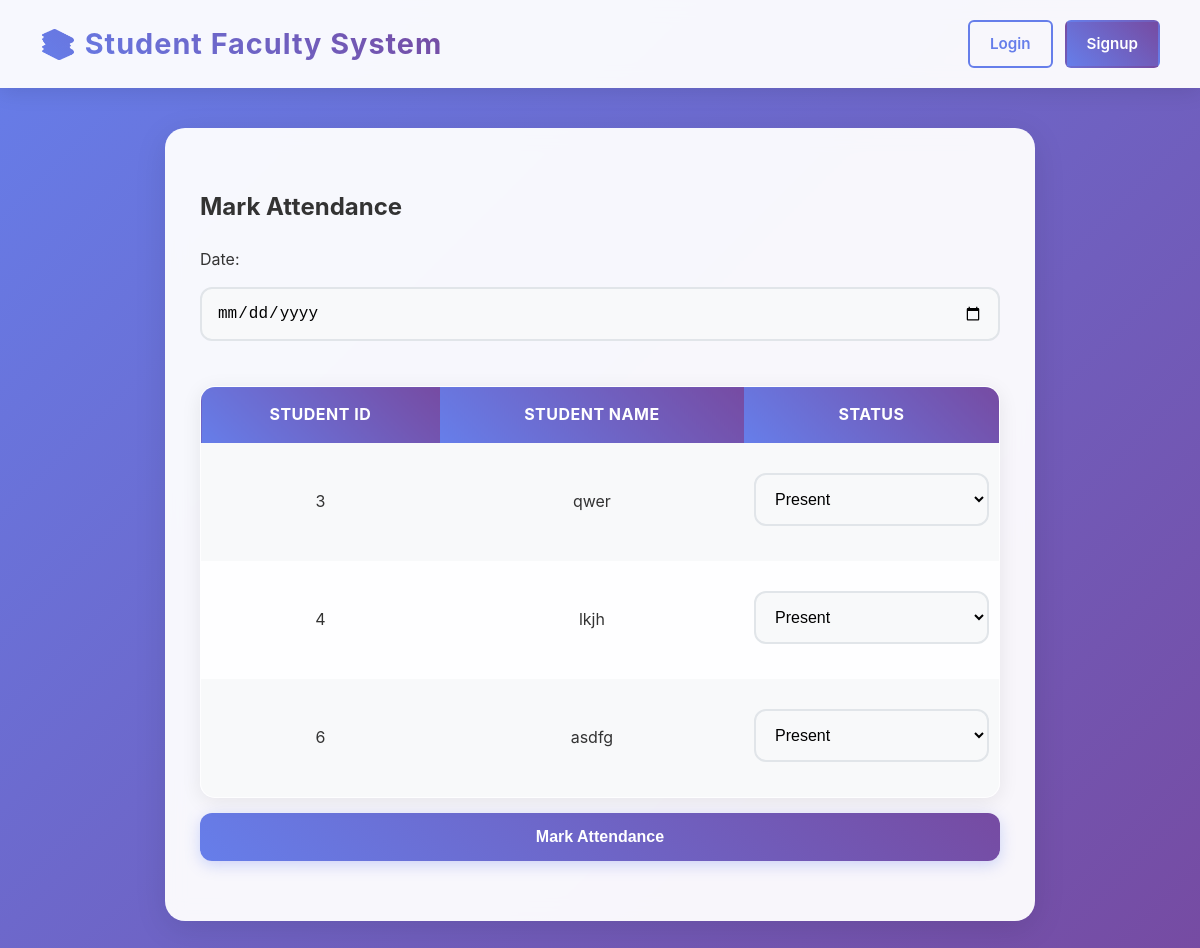
The page /faculty/mark-attendance (signed in) on the database as committed earlier.
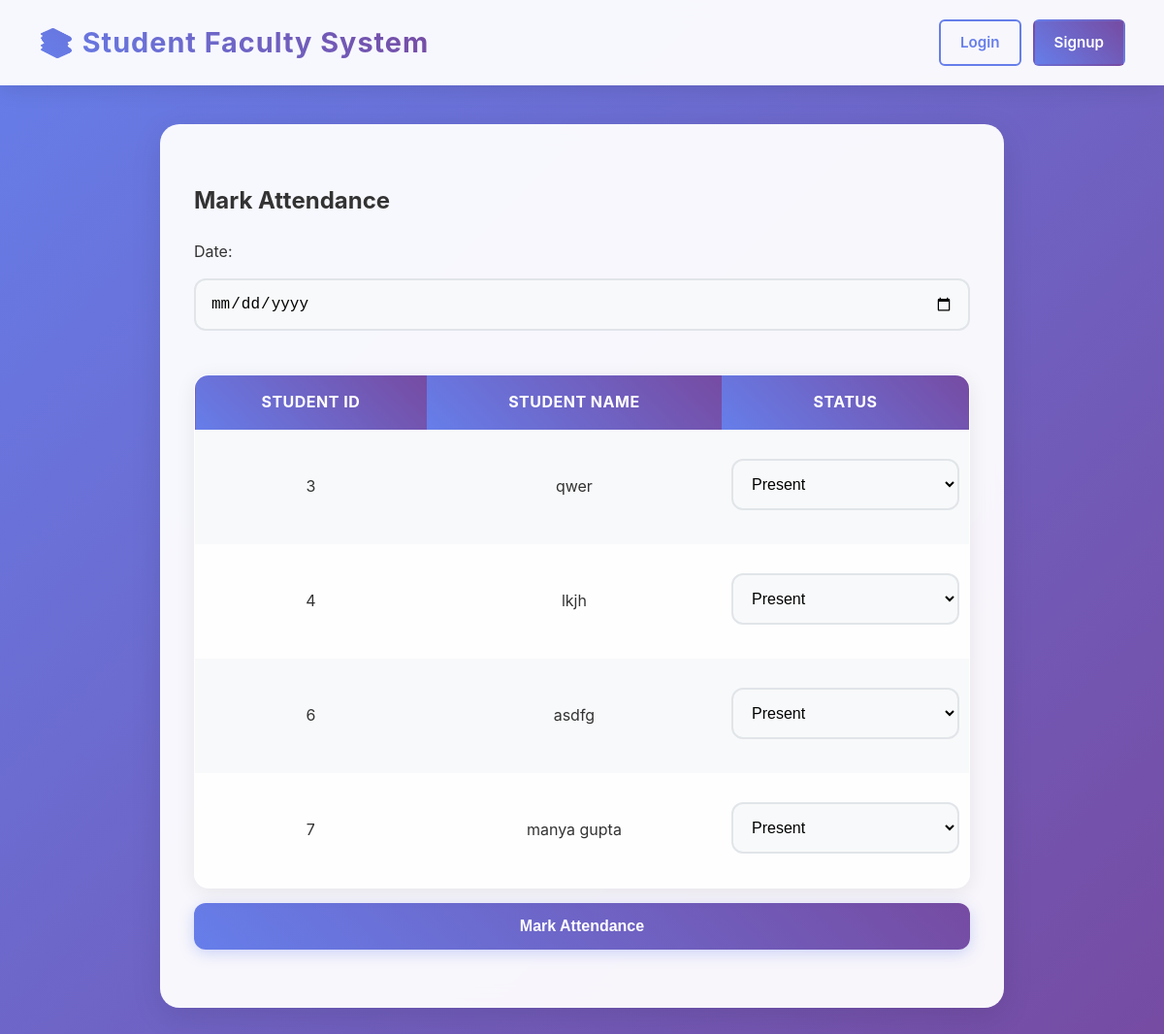
The same page on the database as committed later.
### ap.py (models this page shows)
class User(db.Model):
    id = db.Column(db.Integer, primary_key=True)
    username = db.Column(db.String(50), unique=True, nullable=False)
    password = db.Column(db.String(200), nullable=False)
    role = db.Column(db.String(10), nullable=False)  # student/faculty

### ap.py (the view, shortened to what this page needs)
@app.route("/faculty/mark-attendance", methods=["GET", "POST"])
def mark_attendance():
    if "role" in session and session["role"] == "faculty":
        students = User.query.filter_by(role="student").all()
        return render_template("faculty_mark_attendance.html", students=students)
    return redirect(url_for("login"))

### templates/faculty_mark_attendance.html (shortened to what this page needs)
{% extends "base.html" %}
{% block content %}
<h2>Mark Attendance</h2>
<form method="POST">
    <label>Date:</label>
    <input type="date" name="date" required><br>
    <table border="1">
        <tr><th>Student ID</th><th>Student Name</th><th>Status</th></tr>
        {% for student in students %}
        <tr>
            <td>{{ student.id }}</td>
            <td>{{ student.username }}</td>
            <td>
                <select name="status_{{ student.id }}">
                    <option value="Present">Present</option>
                </select>
            </td>
        </tr>
        {% endfor %}
    </table>
    <button type="submit">Mark Attendance</button>
</form>
{% endblock %}

Rows that differ between the two databases and show on the page:
added User: id "7", username "manya gupta", id "Present"
